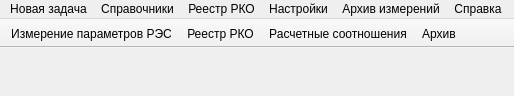
<?xml version="1.0" encoding="UTF-8"?>
<ui version="4.0">
 <class>MainWindow</class>
 <widget class="QMainWindow" name="MainWindow">
  <property name="geometry">
   <rect>
    <x>0</x>
    <y>0</y>
    <width>514</width>
    <height>96</height>
   </rect>
  </property>
  <property name="minimumSize">
   <size>
    <width>0</width>
    <height>0</height>
   </size>
  </property>
  <property name="maximumSize">
   <size>
    <width>610</width>
    <height>111</height>
   </size>
  </property>
  <property name="windowTitle">
   <string>СПО &quot;Енот&quot;. Обработка результатов измерений при радиоконтроле</string>
  </property>
  <widget class="QWidget" name="centralWidget"/>
  <widget class="QMenuBar" name="menuBar">
   <property name="geometry">
    <rect>
     <x>0</x>
     <y>0</y>
     <width>514</width>
     <height>21</height>
    </rect>
   </property>
   <widget class="QMenu" name="menu">
    <property name="title">
     <string>Новая задача</string>
    </property>
    <addaction name="action"/>
   </widget>
   <widget class="QMenu" name="menu_2">
    <property name="title">
     <string>Справочники</string>
    </property>
    <addaction name="action_2"/>
    <addaction name="action_3"/>
    <addaction name="action_4"/>
    <addaction name="action_5"/>
   </widget>
   <widget class="QMenu" name="menu_3">
    <property name="title">
     <string>Реестр РКО</string>
    </property>
    <addaction name="action_6"/>
   </widget>
   <widget class="QMenu" name="menu_4">
    <property name="title">
     <string>Настройки</string>
    </property>
    <addaction name="action_8"/>
   </widget>
   <widget class="QMenu" name="menu_5">
    <property name="title">
     <string>Архив измерений</string>
    </property>
    <addaction name="action_9"/>
   </widget>
   <widget class="QMenu" name="menu_6">
    <property name="title">
     <string>Справка</string>
    </property>
    <addaction name="action_10"/>
   </widget>
   <addaction name="menu"/>
   <addaction name="menu_2"/>
   <addaction name="menu_3"/>
   <addaction name="menu_4"/>
   <addaction name="menu_5"/>
   <addaction name="menu_6"/>
  </widget>
  <widget class="QToolBar" name="mainToolBar">
   <property name="movable">
    <bool>false</bool>
   </property>
   <property name="iconSize">
    <size>
     <width>32</width>
     <height>32</height>
    </size>
   </property>
   <property name="toolButtonStyle">
    <enum>Qt::ToolButtonTextUnderIcon</enum>
   </property>
   <property name="floatable">
    <bool>true</bool>
   </property>
   <attribute name="toolBarArea">
    <enum>TopToolBarArea</enum>
   </attribute>
   <attribute name="toolBarBreak">
    <bool>false</bool>
   </attribute>
   <addaction name="action"/>
   <addaction name="action_6"/>
   <addaction name="action_8"/>
   <addaction name="action_9"/>
  </widget>
  <action name="action">
   <property name="icon">
    <iconset resource="resources.qrc">
     <normaloff>:/res/img/order.png</normaloff>:/res/img/order.png</iconset>
   </property>
   <property name="text">
    <string>Измерение параметров РЭС</string>
   </property>
  </action>
  <action name="action_2">
   <property name="text">
    <string>Перечни МВИ</string>
   </property>
  </action>
  <action name="action_3">
   <property name="text">
    <string>Справочник норм</string>
   </property>
  </action>
  <action name="action_4">
   <property name="text">
    <string>ГОСТы и руководства</string>
   </property>
  </action>
  <action name="action_5">
   <property name="text">
    <string>ЕТС РЭС и ВЧУ</string>
   </property>
  </action>
  <action name="action_6">
   <property name="icon">
    <iconset resource="resources.qrc">
     <normaloff>:/res/img/report.png</normaloff>:/res/img/report.png</iconset>
   </property>
   <property name="text">
    <string>Реестр РКО</string>
   </property>
  </action>
  <action name="action_7">
   <property name="text">
    <string>Характеристики СИ</string>
   </property>
  </action>
  <action name="action_8">
   <property name="icon">
    <iconset resource="resources.qrc">
     <normaloff>:/res/img/units_view.png</normaloff>:/res/img/units_view.png</iconset>
   </property>
   <property name="text">
    <string>Расчетные соотношения</string>
   </property>
  </action>
  <action name="action_9">
   <property name="icon">
    <iconset resource="resources.qrc">
     <normaloff>:/res/img/application_from_storage.png</normaloff>:/res/img/application_from_storage.png</iconset>
   </property>
   <property name="text">
    <string>Архив</string>
   </property>
  </action>
  <action name="action_10">
   <property name="text">
    <string>О программе</string>
   </property>
  </action>
 </widget>
 <layoutdefault spacing="6" margin="11"/>
 <resources>
  <include location="resources.qrc"/>
 </resources>
 <connections/>
</ui>
